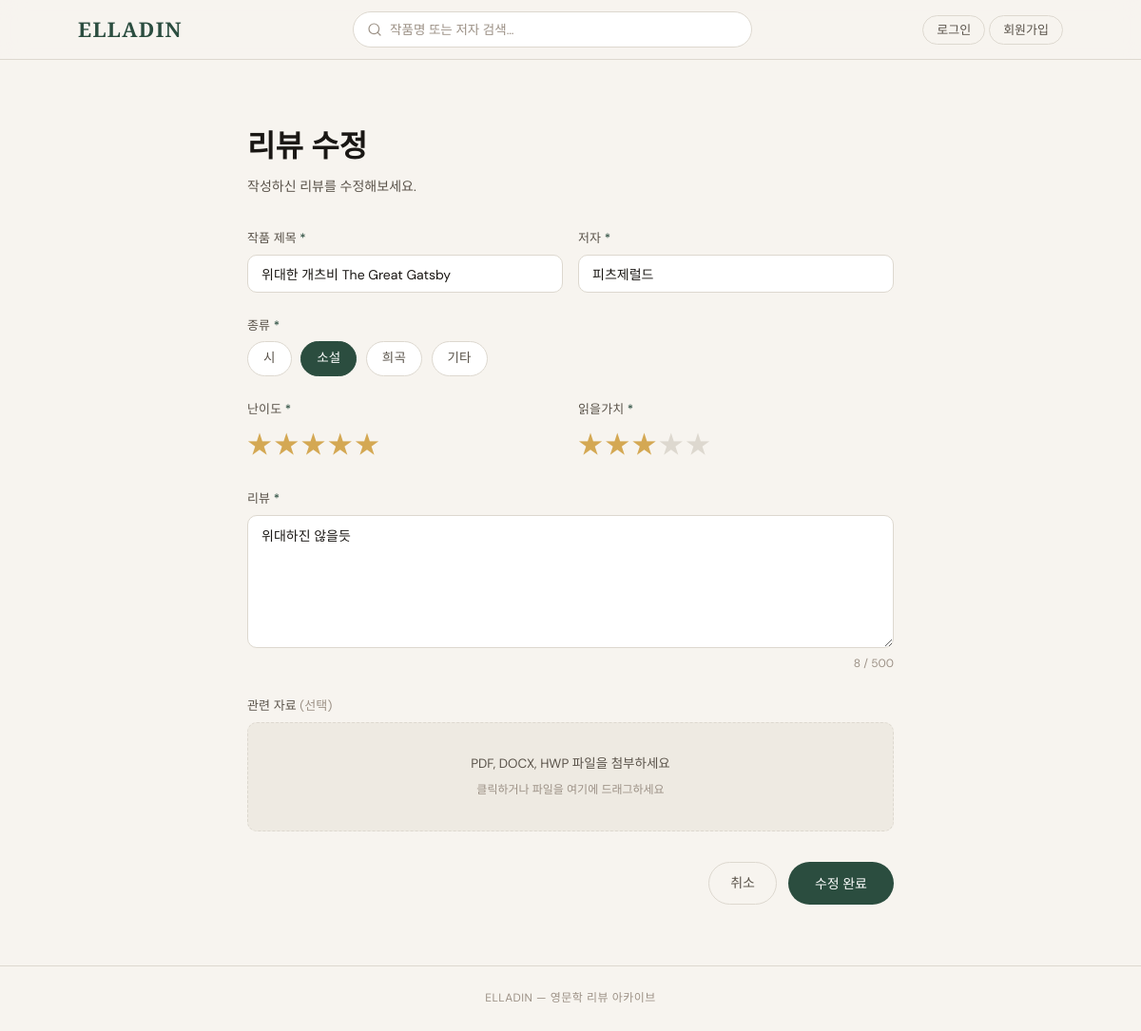
/edit/2 (signed in), run on the app's committed database.
### elladin/models.py (models this page shows)
class Review(db.Model):
    id             = db.Column(db.Integer, primary_key=True)
    user_id        = db.Column(db.Integer, db.ForeignKey('user.id'), nullable=False)
    title          = db.Column(db.String(200), nullable=False)
    author         = db.Column(db.String(100), nullable=False)
    genre          = db.Column(db.String(20),  nullable=False)
    star_difficulty= db.Column(db.Integer,     nullable=False)
    star_worth     = db.Column(db.Integer,     nullable=False)
    content        = db.Column(db.String(500), nullable=False)
    filename       = db.Column(db.String(300), nullable=True)
    created_at     = db.Column(db.DateTime,    default=datetime.utcnow)
    likes    = db.relationship('Like',    backref='review', lazy=True, cascade='all, delete-orphan')
    comments = db.relationship('Comment', backref='review', lazy=True, cascade='all, delete-orphan')

### elladin/routes.py (the view)
@main.route('/edit/<int:review_id>', methods=['GET', 'POST'])
def edit(review_id):
    user = current_user()
    review = Review.query.get_or_404(review_id)
    if not user or review.user_id != user.id:
        return redirect(url_for('main.index'))
    if request.method == 'POST':
        _save_review(request, review=review, user=user)
        return redirect(url_for('main.review_detail', review_id=review.id))
    return render_template('write.html', review=review)

### elladin/routes.py (called while the page is built)
def current_user():
    uid = session.get('user_id')
    return User.query.get(uid) if uid else None

### elladin/templates/write.html (shortened to what this page needs)
{% extends "base.html" %}
{% block content %}
<section class="write-section">
  <div class="write-header">
    <h1>{{ '리뷰 수정' if review else '리뷰 작성' }}</h1>
    <p>{{ '작성하신 리뷰를 수정해보세요.' if review else '읽은 작품에 대한 감상을 남겨보세요.' }}</p>
  </div>
  <form class="write-form"
        action="{{ url_for('main.edit', review_id=review.id) if review else url_for('main.write') }}"
        method="POST" enctype="multipart/form-data">
    <div class="form-row two-col">
      <div class="form-group">
        <label for="title">작품 제목 <span class="req">*</span></label>
        <input type="text" id="title" name="title" placeholder="e.g. Pride and Prejudice"
               value="{{ review.title if review else '' }}" required>
      </div>
      <div class="form-group">
        <label for="author">저자 <span class="req">*</span></label>
        <input type="text" id="author" name="author" placeholder="e.g. Jane Austen"
               value="{{ review.author if review else '' }}" required>
      </div>
    </div>
    <div class="form-group">
      <label>종류 <span class="req">*</span></label>
      <div class="genre-options">
        {% for g in ['시', '소설', '희곡', '기타'] %}
        <label class="genre-radio">
          <span>{{ g }}</span>
        </label>
        {% endfor %}
      </div>
    </div>
    <div class="form-row two-col">
      <div class="form-group">
        <label>난이도 <span class="req">*</span></label>
        <div class="star-picker">
          {% for i in range(5, 0, -1) %}
<label for="diff{{ i }}">★</label>
{% endfor %}
        </div>
      </div>
      <div class="form-group">
        <label>읽을가치 <span class="req">*</span></label>
        <div class="star-picker">
          {% for i in range(5, 0, -1) %}
<label for="worth{{ i }}">★</label>
{% endfor %}
        </div>
      </div>
    </div>
    <div class="form-group">
      <label for="content">리뷰 <span class="req">*</span></label>
      <textarea id="content" name="content" maxlength="500"
                placeholder="작품에 대한 감상을 자유롭게 적어주세요. (500자 이내)"
                required>{{ review.content if review else '' }}</textarea>
      <div class="char-counter"><span id="char-count">{{ review.content|length if review else 0 }}</span> / 500</div>
    </div>
    <div class="form-group">
      <label>관련 자료 <span class="optional">(선택)</span></label>
      <div class="file-drop" id="file-drop">
        <div class="file-drop-inner">
          <p id="file-label">PDF, DOCX, HWP 파일을 첨부하세요</p>
          <span class="file-hint">클릭하거나 파일을 여기에 드래그하세요</span>
        </div>
      </div>
    </div>
    <div class="form-actions">
      <a href="{{ url_for('main.index') }}" class="btn-cancel">취소</a>
      <button type="submit" class="btn-submit">{{ '수정 완료' if review else '리뷰 등록' }}</button>
    </div>
  </form>
</section>
{% endblock %}

### elladin/static/style.css (style rules this page uses)
*, *::before, *::after { box-sizing: border-box; margin: 0; padding: 0; }
:root { --bg: #F7F4EF; --bg2: #EEEAE2; --ink: #1A1714; --ink2: #5A534A; --ink3: #9C9186; --accent: #2B4D3F; --accent2: #D4A853; --border: #DDD8CF; --card-bg: #FFFFFF; --radius: 10px; --ff-serif: 'Playfair Display', Georgia, serif; --ff-sans: 'DM Sans', sans-serif; }
html { scroll-behavior: smooth; }
body { background: var(--bg); color: var(--ink); font-family: var(--ff-sans); font-size: 15px; line-height: 1.65; min-height: 100vh; display: flex; flex-direction: column; }
a { color: inherit; text-decoration: none; }
.write-section { max-width: 680px; margin: 0 auto; padding-top: 2rem; }
.write-header { margin-bottom: 2rem; }
.write-header h1 { font-family: var(--ff-serif); font-size: 2rem; font-weight: 600; margin-bottom: .3rem; }
.write-header p { color: var(--ink2); font-size: 14px; }
.write-form { display: flex; flex-direction: column; gap: 1.5rem; }
.form-row.two-col { display: grid; grid-template-columns: 1fr 1fr; gap: 1rem; }
.form-group { display: flex; flex-direction: column; gap: .4rem; }
.form-group label { font-size: 13px; font-weight: 500; color: var(--ink2); letter-spacing: .01em; }
.req { color: var(--accent); }
.optional { font-weight: 400; color: var(--ink3); }
.form-group input[type="text"], .form-group textarea { background: var(--card-bg); border: 1px solid var(--border); border-radius: var(--radius); padding: 10px 14px; font-family: var(--ff-sans); font-size: 14px; color: var(--ink); outline: none; transition: border-color .2s, box-shadow .2s; width: 100%; }
.form-group input[type="text"]::placeholder, .form-group textarea::placeholder { color: var(--ink3); }
.form-group textarea { min-height: 140px; resize: vertical; line-height: 1.65; }
.char-counter { text-align: right; font-size: 12px; color: var(--ink3); }
.genre-options { display: flex; gap: .6rem; flex-wrap: wrap; }
.genre-radio span { display: inline-block; padding: 6px 16px; border: 1px solid var(--border); border-radius: 30px; font-size: 13.5px; cursor: pointer; transition: all .18s; background: var(--card-bg); color: var(--ink2); }
.genre-radio input:checked + span { background: var(--accent); border-color: var(--accent); color: #fff; font-weight: 500; }
.star-picker { display: flex; flex-direction: row-reverse; gap: 2px; width: fit-content; }
.star-picker label { font-size: 26px; color: var(--border); cursor: pointer; transition: color .15s, transform .15s; }
.star-picker label:hover, .star-picker label:hover ~ label, .star-picker input:checked ~ label { color: var(--accent2); }
.file-drop { position: relative; border: 1.5px dashed var(--border); border-radius: var(--radius); background: var(--bg2); cursor: pointer; transition: border-color .2s, background .2s; overflow: hidden; }
.file-drop-inner { display: flex; flex-direction: column; align-items: center; gap: .4rem; padding: 2rem; color: var(--ink3); pointer-events: none; }
.file-drop-inner p { font-size: 13.5px; color: var(--ink2); }
.file-hint { font-size: 12px; }
.form-actions { display: flex; justify-content: flex-end; gap: .75rem; padding-top: .5rem; }
.btn-cancel { padding: 10px 22px; border-radius: 30px; font-size: 14px; color: var(--ink2); border: 1px solid var(--border); background: transparent; transition: background .18s; }
.btn-submit { padding: 10px 28px; border-radius: 30px; font-size: 14px; font-weight: 500; background: var(--accent); color: #fff; border: none; cursor: pointer; transition: background .18s, transform .15s; font-family: var(--ff-sans); }

### data on the page
Review: title "위대한 개츠비 The Great Gatsby", author "피츠제럴드", content "위대하진 않을듯"

### other printed values
{{ '리뷰 수정' if review else '리뷰 작성' }} "리뷰 수정"
{{ '작성하신 리뷰를 수정해보세요.' if review else '읽은 작품에 대한 감상을 남겨보세요.' }} "작성하신 리뷰를 수정해보세요."
{{ g }} "시" "소설" "희곡" "기타"
{{ review.content|length if review else 0 }} "8"
{{ '수정 완료' if review else '리뷰 등록' }} "수정 완료"
